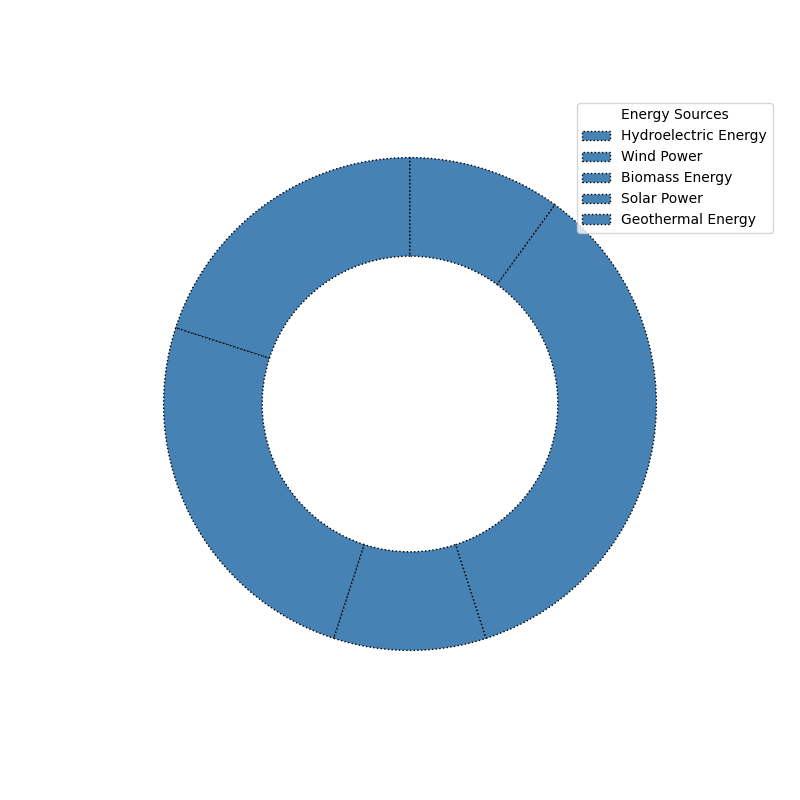

Source code (Python):
import matplotlib.pyplot as plt

sectors = ['Hydroelectric Energy', 'Wind Power', 'Biomass Energy', 'Solar Power', 'Geothermal Energy']
investment_distribution = [20, 25, 10, 35, 10]
single_color = '#4682B4'  # Consistent color for all wedges

fig, ax = plt.subplots(figsize=(8, 8))
wedges, texts = ax.pie(
    investment_distribution, 
    colors=[single_color] * len(sectors), 
    startangle=90,
    wedgeprops=dict(width=0.4, edgecolor='black', linestyle=':')
)

ax.set_facecolor('#f0f0f5')

ax.legend(wedges, sectors, title="Energy Sources", loc="upper right", bbox_to_anchor=(1.1, 1))

plt.show()
